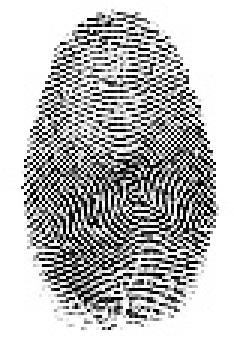
#> input picture Exercicios/imageDatabase/fingerprint2.jpg, 78 x 113 px (shown 3 times larger)
$ python ex1.3b.py
#> lines starting #> are read from the running program, lines starting #| are printed output that depends on the picture
import cv2

fileDir = 'imageDatabase/'
fileName2 = 'fingerprint2.jpg'

img2 = cv2.imread(fileDir + fileName2)
#> img2 is the input picture: shape (113, 78, 3); min 0, max 255, mean 184

Ifx = 10
Ify = 10
# resize image
resized1 = cv2.resize(img2, (500, 500), fx=Ifx, fy=Ify, interpolation=cv2.INTER_CUBIC)
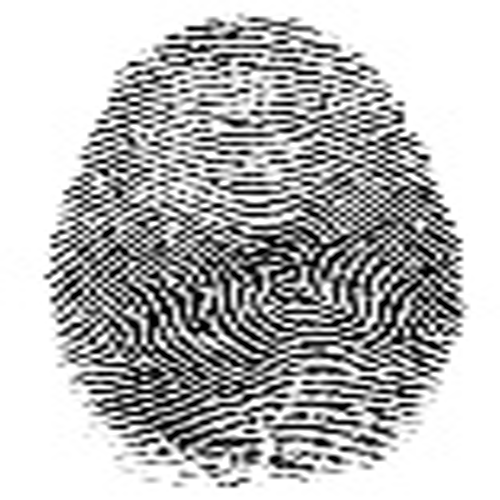
#> resized1: shape (500, 500, 3); min 0, max 255, mean 183.8
resized2 = cv2.resize(img2, (500, 300), fx=Ifx, fy=Ify, interpolation=cv2.INTER_NEAREST)
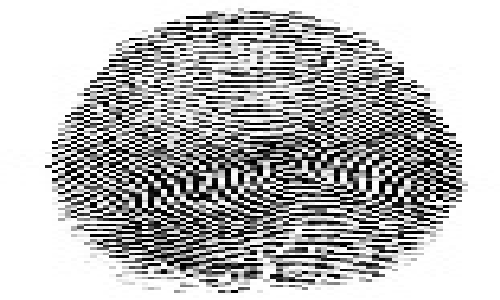
#> resized2: shape (300, 500, 3); min 0, max 255, mean 183.9
resized3 = cv2.resize(img2, (300, 500), fx=Ifx, fy=Ify, interpolation=cv2.INTER_LINEAR)
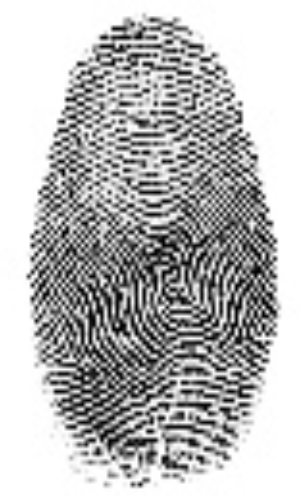
#> resized3: shape (500, 300, 3); min 0, max 255, mean 183.9

cv2.imshow("Original image", img2)
cv2.imshow("Cubic image", resized1)
cv2.imshow("Nearest image", resized2)
cv2.imshow("Linear image", resized3)
cv2.waitKey(0)
cv2.destroyAllWindows()
